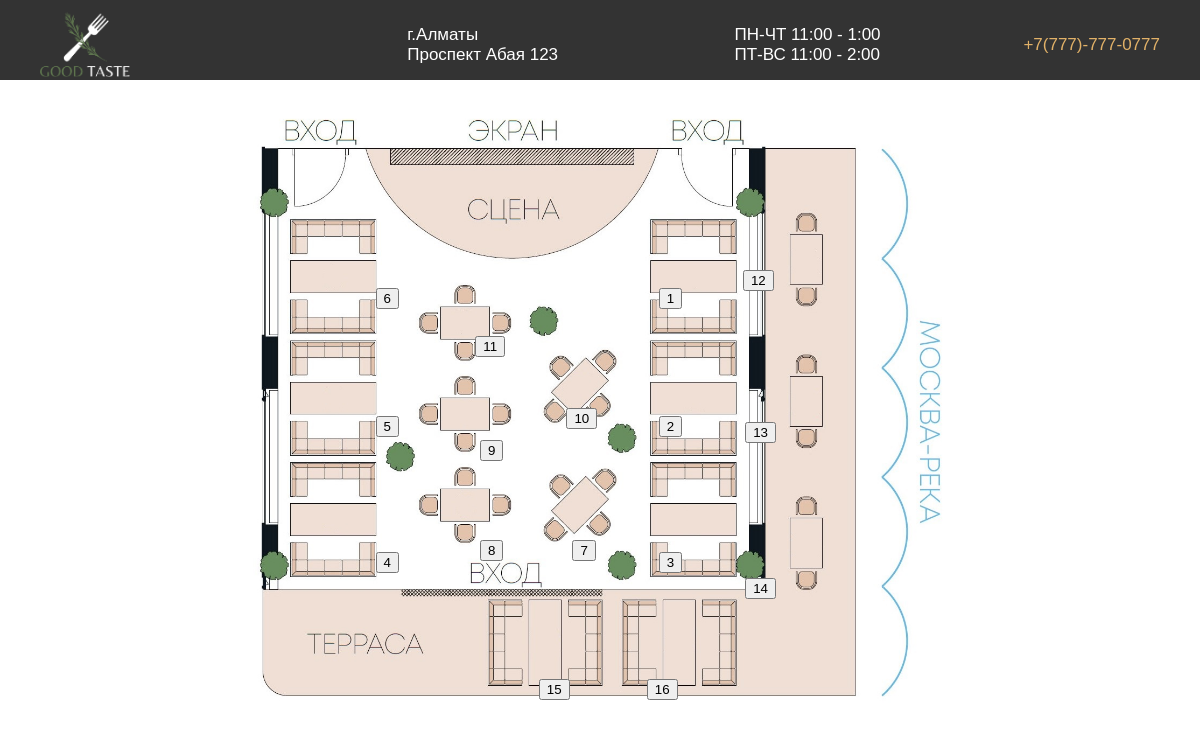
The app's page /booking/1/10:00/ (signed in) with its own data.
### back/models.py (models this page shows, shortened)
class Table(models.Model):
    number = models.IntegerField(unique=True)
    is_reserved = models.BooleanField(default=False)

### back/views.py (the view)
# urls.py: path('booking/<int:table_number>/<str:time>/', views.booking, name='booking'),
@login_required
def booking(request, table_number, time):
    table_number = int(table_number)
    tables = Table.objects.all()
    is_booked_tables = [booking.table_number for booking in Booking.objects.filter(time=time)]
    is_booked = False
    is_booked_by_other = False
    user_booking = None
    user_booked_tables = []
    if request.user.is_authenticated:
        user_booking = Booking.objects.filter(user=request.user, table_number=table_number, time=time).first()
        is_booked = user_booking is not None
        user_booked_tables = [booking.table_number for booking in Booking.objects.filter(user=request.user, time=time)]
        is_booked_by_other = table_number in is_booked_tables and not is_booked
    has_booked = request.session.get('has_booked', False)
    if has_booked and is_booked:
        messages.error(request, 'Вы уже забронировали столик на данное время.')
        request.session['has_booked'] = False
        return redirect('back:booking', table_number=table_number, time=time)
    booking = Booking.objects.filter(table_number=table_number, time=time).first()
    context = {
        'tables': tables,
        'table_number': table_number,
        'time': time,
        'is_booked': is_booked,
        'is_booked_by_other': is_booked_by_other,
        'is_booked_tables': is_booked_tables,
        'user_booking': user_booking,
        'user_booked_tables': user_booked_tables,
        'booking': booking,
    }
    if request.user.is_authenticated:
        return render(request, 'back/booking.html', context)
    else:
        messages.error(request, 'Чтобы забронировать столик, пожалуйста, войдите в систему.')
        return redirect('authe:signup')

### back/templates/back/booking.html (shortened to what this page needs)
{% load static %}
<!DOCTYPE html>
<html lang="en">
<head>
    <link rel="stylesheet" href="https://cdnjs.cloudflare.com/ajax/libs/font-awesome/5.15.4/css/all.min.css">
    <link rel="stylesheet" href="{% static 'back/css/style.css' %}">
    <link rel="stylesheet" href="{% static 'back/css/booking.css' %}">
</head>
<body>
    <header class="header-bron container">
        <div class="all-header-bron">
            <div class="logo3">
                <a href="{% url 'back:home' %}"><img src="{% static 'back/images/logo.png' %}" alt=""></a>
            </div>
            <div class="about">
                г.Алматы <br> Проспект Абая 123
            </div>
            <div class="time">
                ПН-ЧТ 11:00 - 1:00
                <br>
                ПТ-ВС 11:00 - 2:00
            </div>
            <div class="phone">
                +7(777)-777-0777
            </div>
        </div>
    </header>
    <div class="sxema">
        <div class="sxema-zal">
            <img src="{% static 'back/images/zal.jpg' %}" alt="#">
        </div>
        {% for table in tables %}
        <div class="numbers-zal{{ table.number }} numbers-zal{% if table.number in is_booked_tables %} reserved{% endif %}">
            {% if table.number in user_booked_tables %}
            <form method="post" action="{% url 'back:confirm_delete_booking' booking_id=booking.id %}">
                {% csrf_token %}
                <button type="submit"><span>X</span></button>
            </form>
            {% elif table.number in is_booked_tables %}
            <span>X</span>
            {% else %}
            <form method="post" action="{% url 'back:table_details' table_number=table.number time=time %}">
                <button type="submit">{{ table.number }}</button>
            </form>
            {% endif %}
        </div>
        {% endfor %}
    </div>
</body>
</html>

### back/static/back/css/style.css (style rules this page uses)
body { margin: 0; padding: 0; font-family: "Raleway", sans-serif; }
.all-header-bron { display: flex; justify-content: space-between; margin: 0 auto; width: 1340px; }
.header-bron { width: 100%; top: 0; left: 0; padding: 10px 40px; box-sizing: border-box; display: flex; height: 80px; background-color: #333; }
.logo3 img { width: 90px; height: auto; }
.about { margin-top: 15px; color: #000000; margin-left: 17%; font-size: 17px; font-weight: 500; }
.time { margin-top: 15px; color: #fff; margin-left: 8%; font-size: 17px; font-weight: 500; }
.phone { margin-top: 25px; color: #000000; margin-left: 5%; font-size: 17px; font-weight: 500; }
.container { overflow: hidden; }
.footer-info .time, .about { color: #fff; }
.footer-info .time span, .phone { color: #E1B168; }

### back/static/back/css/booking.css (style rules this page uses)
.sxema-zal { position: relative; }
.sxema { display: flex; justify-content: center; align-items: center; }
.sxema-zal img { width: auto; height: 600px; overflow: hidden; margin-top: 30px; }
.numbers-zal1 { position: absolute; top: 36%; left: 54.9%; }
.numbers-zal2 { position: absolute; top: 52%; left: 54.9%; }
.numbers-zal3 { position: absolute; top: 69%; left: 54.9%; }
.numbers-zal4 { position: absolute; top: 69%; left: 31.3%; }
.numbers-zal5 { position: absolute; top: 52%; left: 31.3%; }
.numbers-zal6 { position: absolute; top: 36%; left: 31.3%; }
.numbers-zal7 { position: absolute; top: 67.5%; left: 47.7%; }
.numbers-zal8 { position: absolute; top: 67.5%; left: 40%; }
.numbers-zal9 { position: absolute; top: 55%; left: 40%; }
.numbers-zal10 { position: absolute; top: 51%; left: 47.2%; }
.numbers-zal11 { position: absolute; top: 42%; left: 39.61%; }
.numbers-zal12 { position: absolute; top: 33.8%; left: 61.91%; }
.numbers-zal13 { position: absolute; top: 52.8%; left: 62.1%; }
.numbers-zal14 { position: absolute; top: 72.2%; left: 62.1%; }
.numbers-zal15 { position: absolute; top: 84.9%; left: 44.9%; }
.numbers-zal16 { position: absolute; top: 84.9%; left: 53.9%; }

### records on screen
Table: number "3"
Table: number "4"
Table: number "5"
Table: number "6"
Table: number "7"
Table: number "8"
Table: number "9"
Table: number "10"
Table: number "11"
Table: number "12"
Table: number "13"
Table: number "14"
Table: number "15"
Table: number "16"
Table: number "1"
Table: number "2"
